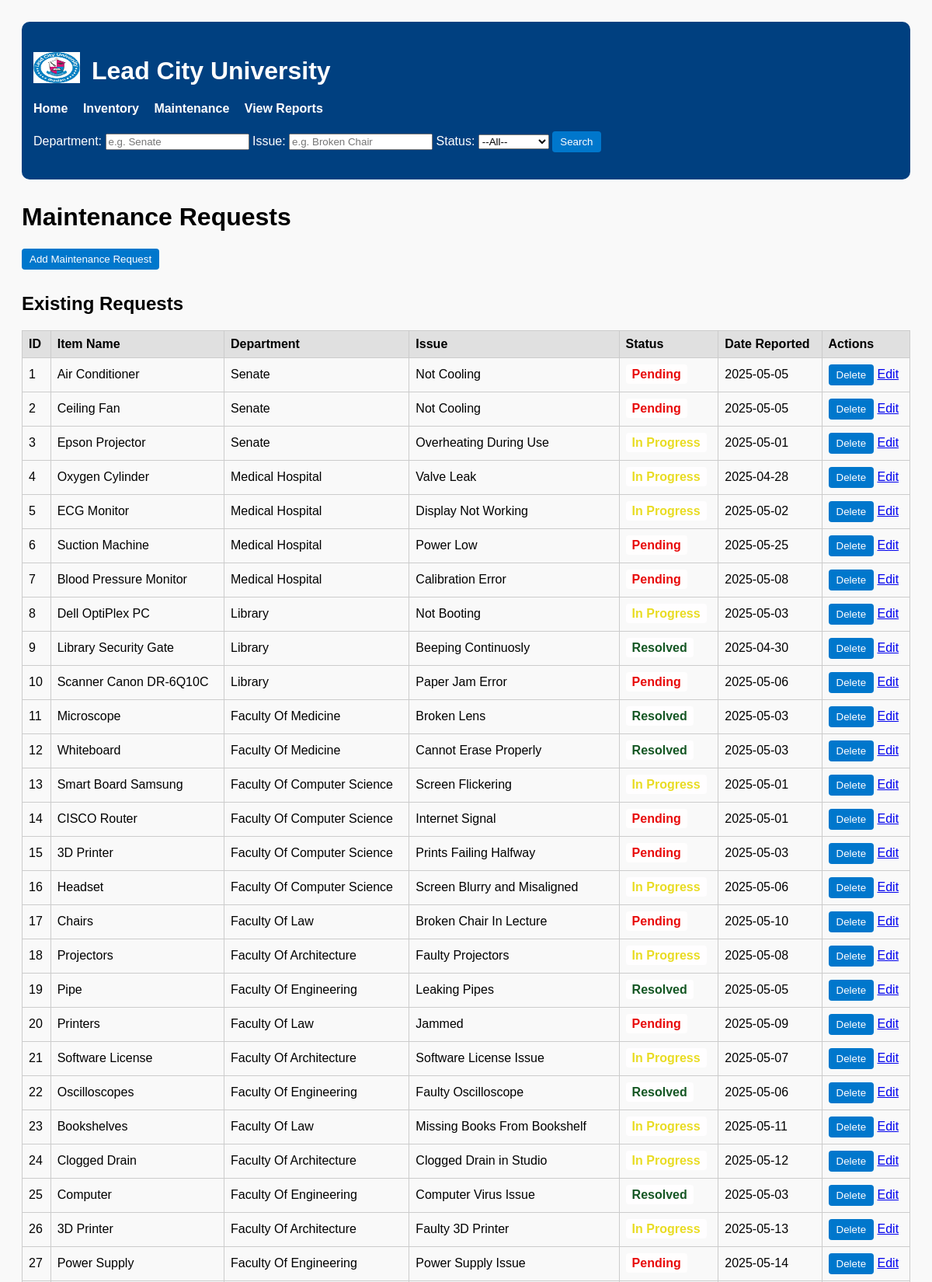
Page /maintenance (signed in, upper part) on the committed database.
### tables this page shows
CREATE TABLE maintenance (
            id INTEGER PRIMARY KEY AUTOINCREMENT,
            item_name TEXT,
            department TEXT,
            issue TEXT,
            status TEXT
        , date_reported TEXT);

### app.py (the view, shortened to what this page needs)
@app.route('/maintenance', methods=['GET', 'POST'])
def maintenance():
    if "username" not in session:
        flash("Please log in.", "error")
        return redirect("/login")
    conn = sqlite3.connect(DB_PATH)
    cursor = conn.cursor()
    department_filter = request.args.get('department', '').lower()
    issue_filter = request.args.get('issue', '').lower()
    status_filter = request.args.get('status', '').lower()
    cursor.execute("SELECT * FROM maintenance")
    all_requests = cursor.fetchall()
    conn.close()
    if department_filter or issue_filter or status_filter:
        filtered_requests = [
            req for req in all_requests
            if (department_filter in req[2].lower() if department_filter else True) and
               (issue_filter in req[3].lower() if issue_filter else True) and
               (status_filter in req[4].lower() if status_filter else True)
        ]
    else:
        filtered_requests = all_requests
    return render_template("maintenance.html", maintenance_requests=filtered_requests)

### templates/maintenance.html (shortened to what this page needs)
<!DOCTYPE html>
<html lang="en">
<head>
</head>
<body>
  <header id="top">
    <div class="logo-container">
      <img src="static/css/log.jpg" alt="Lead City University Logo" class="logo" width="60" height="40" />
      <h1>Lead City University</h1>
    </div>
    <nav>
      <a href="/dashboard">Home</a>
      <a href="/inventory">Inventory</a>
      <a href="/maintenance">Maintenance</a>
      <a href="/reports">View Reports</a>
    </nav>
<form method="GET">
  <label for="department">Department:</label>
  <input type="text" name="department" placeholder="e.g. Senate">
  <label for="issue">Issue:</label>
  <input type="text" name="issue" placeholder="e.g. Broken Chair">
  <label for="status">Status:</label>
  <select name="status">
    <option value="">--All--</option>
  </select>
  <button type="submit">Search</button>
</form>
  </header>
<body>
    <h1>Maintenance Requests</h1>
    <a href="{{ url_for('add_maintenance') }}">
        <button>Add Maintenance Request</button>
    </a>
    <h2>Existing Requests</h2>
    <table border="1">
        <tr>
            <th>ID</th>
            <th>Item Name</th>
            <th>Department</th>
            <th>Issue</th>
            <th>Status</th>
            <th>Date Reported</th>
            {% if session.role == 'admin' %}
            <th>Actions</th>
            {% endif %}
        </tr>
        {% for req in maintenance_requests %}
        <tr>
            <td>{{ req[0] }}</td>
            <td>{{ req[1] }}</td>
            <td>{{ req[2] }}</td>
            <td>{{ req[3] }}</td>
            <td>
              {% if req[4] == 'Pending' %}
                <span class="status-pending">{{ req[4] }}</span>
              {% elif req[4] == 'In Progress' %}
                <span class="status-inprogress">{{ req[4] }}</span>
              {% elif req[4] == 'Resolved' %}
                <span class="status-resolved">{{ req[4] }}</span>
              {% else %}
                {{ req[4] }}
              {% endif %}
            </td>
            <td>{{ req[5] }}</td>
            {% if session.role == 'admin' %}
            <td>
                <form method="POST" action="{{ url_for('delete_maintenance', req_id=req[0]) }}" style="display:inline;">
                    <button type="submit" onclick="return confirm('Are you sure?')">Delete</button>
                </form>
                <a href="{{ url_for('edit_maintenance', request_id=req[0]) }}">Edit</a>
            </td>
            {% endif %}
        </tr>
        {% endfor %}
    </table>
    <br><a href="{{ url_for('dashboard') }}">Back to Dashboard</a>
</body>
</html>

### templates/maintenance.html (style rules this page uses)
body { background-color: #f9f9f9; font-family: Arial, sans-serif; padding: 20px; }
header { background-color: #004080; color: white; padding: 15px; border-radius: 10px; }
.logo-container { display: flex; align-items: center; gap: 15px; }
nav a { color: white; margin-right: 15px; text-decoration: none; font-weight: bold; }
form { margin: 20px 0; }
table { width: 100%; border-collapse: collapse; margin-bottom: 40px; }
th, td { border: 1px solid #ccc; padding: 8px; text-align: left; }
th { background-color: #e0e0e0; }
h1, h2, h3 { margin-top: 30px; }
button { padding: 6px 10px; border: none; border-radius: 4px; background-color: #0077cc; color: white; cursor: pointer; }
.status-pending { background-color: #fffefe; color: #e80b0b; padding: 4px 8px; border-radius: 4px; font-weight: bold; }
.status-inprogress { background-color: #fffeff; color: #e9dc23; padding: 4px 8px; border-radius: 4px; font-weight: bold; }
.status-resolved { background-color: #fffeff; color: #155724; padding: 4px 8px; border-radius: 4px; font-weight: bold; }

### rows in the picture
maintenance: id "1", item_name "Air Conditioner", department "Senate", issue "Not Cooling", status "Pending", date_reported "2025-05-05"
maintenance: id "2", item_name "Ceiling Fan", department "Senate", issue "Not Cooling", status "Pending", date_reported "2025-05-05"
maintenance: id "3", item_name "Epson Projector", department "Senate", issue "Overheating During Use", status "In Progress", date_reported "2025-05-01"
maintenance: id "4", item_name "Oxygen Cylinder", department "Medical Hospital", issue "Valve Leak", status "In Progress", date_reported "2025-04-28"
maintenance: id "5", item_name "ECG Monitor", department "Medical Hospital", issue "Display Not Working", status "In Progress", date_reported "2025-05-02"
maintenance: id "6", item_name "Suction Machine", department "Medical Hospital", issue "Power Low", status "Pending", date_reported "2025-05-25"
maintenance: id "7", item_name "Blood Pressure Monitor", department "Medical Hospital", issue "Calibration Error", status "Pending", date_reported "2025-05-08"
maintenance: id "8", item_name "Dell OptiPlex PC", department "Library", issue "Not Booting", status "In Progress", date_reported "2025-05-03"
maintenance: id "9", item_name "Library Security Gate", department "Library", issue "Beeping Continuosly", status "Resolved", date_reported "2025-04-30"
maintenance: id "10", item_name "Scanner Canon DR-6Q10C", department "Library", issue "Paper Jam Error", status "Pending", date_reported "2025-05-06"
maintenance: id "11", item_name "Microscope", department "Faculty Of Medicine", issue "Broken Lens", status "Resolved", date_reported "2025-05-03"
maintenance: id "12", item_name "Whiteboard", department "Faculty Of Medicine", issue "Cannot Erase Properly", status "Resolved", date_reported "2025-05-03"
maintenance: id "13", item_name "Smart Board Samsung", department "Faculty Of Computer Science", issue "Screen Flickering", status "In Progress", date_reported "2025-05-01"
maintenance: id "14", item_name "CISCO Router", department "Faculty Of Computer Science", issue "Internet Signal", status "Pending", date_reported "2025-05-01"
maintenance: id "15", item_name "3D Printer", department "Faculty Of Computer Science", issue "Prints Failing Halfway", status "Pending", date_reported "2025-05-03"
maintenance: id "16", item_name "Headset", department "Faculty Of Computer Science", issue "Screen Blurry and Misaligned", status "In Progress", date_reported "2025-05-06"
maintenance: id "17", item_name "Chairs", department "Faculty Of Law", issue "Broken Chair In Lecture", status "Pending", date_reported "2025-05-10"
maintenance: id "18", item_name "Projectors", department "Faculty Of Architecture", issue "Faulty Projectors", status "In Progress", date_reported "2025-05-08"
maintenance: id "19", item_name "Pipe", department "Faculty Of Engineering", issue "Leaking Pipes", status "Resolved", date_reported "2025-05-05"
maintenance: id "20", item_name "Printers", department "Faculty Of Law", issue "Jammed", status "Pending", date_reported "2025-05-09"
maintenance: id "21", item_name "Software License", department "Faculty Of Architecture", issue "Software License Issue", status "In Progress", date_reported "2025-05-07"
maintenance: id "22", item_name "Oscilloscopes", department "Faculty Of Engineering", issue "Faulty Oscilloscope", status "Resolved", date_reported "2025-05-06"
maintenance: id "23", item_name "Bookshelves", department "Faculty Of Law", issue "Missing Books From Bookshelf", status "In Progress", date_reported "2025-05-11"
maintenance: id "24", item_name "Clogged Drain", department "Faculty Of Architecture", issue "Clogged Drain in Studio", status "In Progress", date_reported "2025-05-12"
maintenance: id "25", item_name "Computer", department "Faculty Of Engineering", issue "Computer Virus Issue", status "Resolved", date_reported "2025-05-03"
maintenance: id "26", item_name "3D Printer", department "Faculty Of Architecture", issue "Faulty 3D Printer", status "In Progress", date_reported "2025-05-13"
maintenance: id "27", item_name "Power Supply", department "Faculty Of Engineering", issue "Power Supply Issue", status "Pending", date_reported "2025-05-14"
